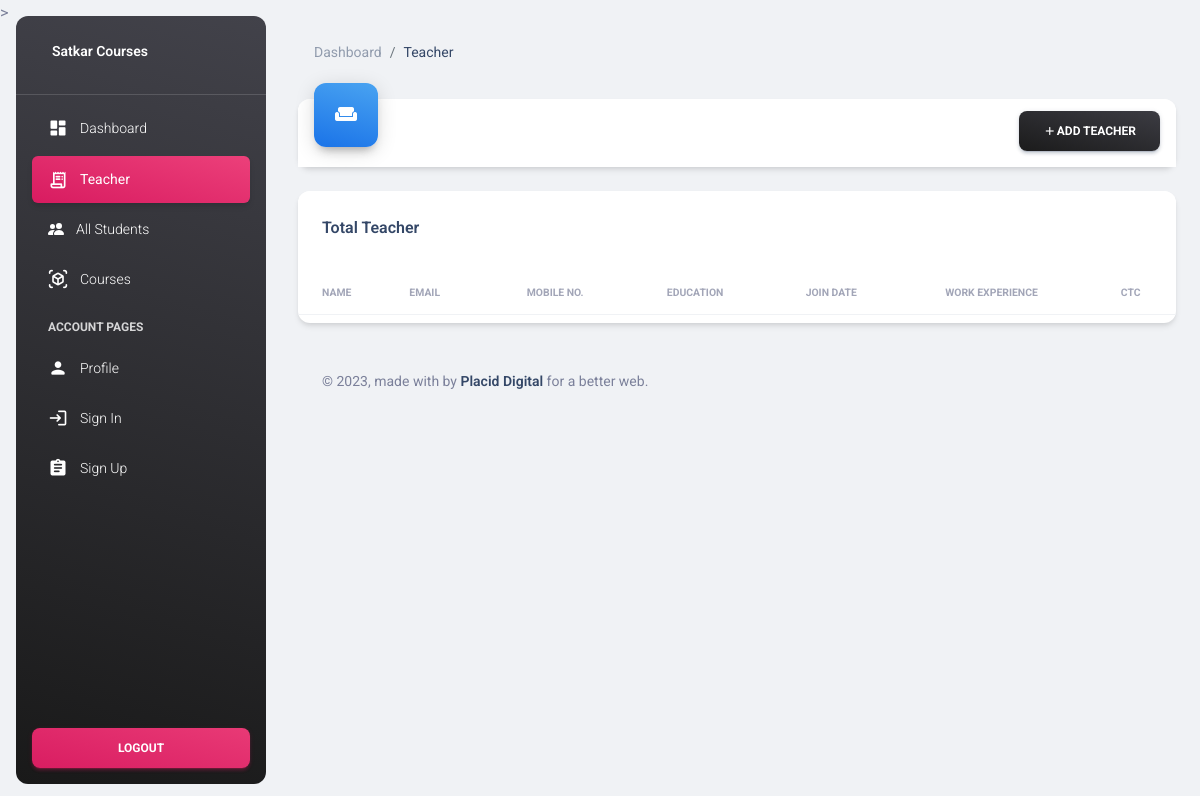
/teacher/, run on an earlier commit of the app's database.
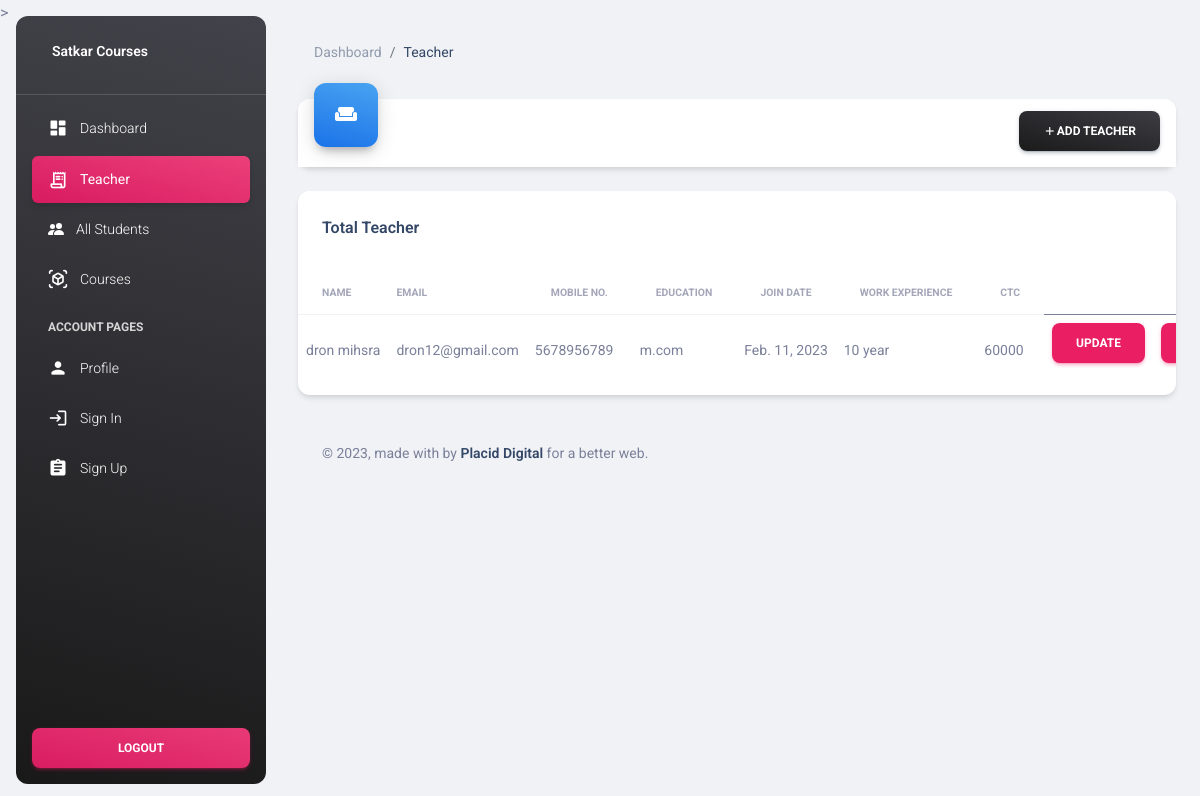
And on a later commit of the database.
### app/models.py (models this page shows)
class Teacher(models.Model):
    teachername=models.CharField(max_length=300)
    teacheremail=models.CharField(max_length=200)
    teachermobile=models.IntegerField()
    joindate=models.DateField()
    education=models.CharField(max_length=200)
    workexp=models.CharField(max_length=200)
    ctc=models.CharField(max_length=200)

### app/views.py (the view)
# urls.py: path('teacher/',views.teacher),
def teacher(request):
    teacher=Teacher.objects.all()
    return render(request,'teacher.html',{'teacher':teacher})

### app/templates/teacher.html (shortened to what the changed rows need)
{% load static %}
<!DOCTYPE html>
<html lang="en">
<head>
   <link href="{% static 'css/nucleo-icons.css' %}" rel="stylesheet" />
   <link href="{% static 'css/nucleo-svg.css' %}" rel="stylesheet" />
   <link id="pagestyle" href="{% static 'css/material-dashboard.css' %}" rel="stylesheet" />>
</head>
<body class="g-sidenav-show  bg-gray-200">
  <main class="main-content position-relative max-height-vh-100 h-100 border-radius-lg ">
    <div class="container-fluid py-4">
      <div class="row mt-4 mb-4">
        <div class="col-lg-12 col-md-6 mb-md-0 mb-4">
          <div class="card">
            <div class="card-body px-0 pb-2">
              <div class="table-responsive">
                <table class="table align-items-center mb-0">
                  <thead>
                    <tr>
                      <th class="text-uppercase text-secondary text-xxs font-weight-bolder opacity-7"> Name</th>
                      <th class="text-uppercase text-secondary text-xxs font-weight-bolder opacity-7 ps-2"> Email</th>
                      <th class="text-center text-uppercase text-secondary text-xxs font-weight-bolder opacity-7">Mobile
                        No.</th>
                      <th class="text-center text-uppercase text-secondary text-xxs font-weight-bolder opacity-7">Education
                      </th>
                      <th class="text-center text-uppercase text-secondary text-xxs font-weight-bolder opacity-7">Join Date
                      </th>
                      <th class="text-center text-uppercase text-secondary text-xxs font-weight-bolder opacity-7">Work Experience
                      </th>
                      <th class="text-center text-uppercase text-secondary text-xxs font-weight-bolder opacity-7">
                        CTC</th>
                    </tr>
                  </thead>
                  <tbody>
                    {% for i in teacher %}
                    <tr>
                      <td class="align-middle text-sm">{{i.teachername}}</td>
                      <td class="align-middle text-sm">{{i.teacheremail}}</td>
                      <td class="align-middle text-sm">{{i.teachermobile}}</td>
                      <td class="align-middle text-sm">{{i.education}}</td>
                      <td class="align-middle text-sm">{{i.joindate}}</td>
                      <td class="align-middle text-sm">{{i.workexp}}</td>
                      <td class="align-middle text-sm">{{i.ctc}}</td>
                      <td> <a href="/update_tech/{{i.id}}/" class="btn btn-primary" >Update</a> </td>
                      <td><a href="/deleteteacher?tid={{i.id}}" class="btn btn-primary">delete</a></td>
                    </tr>
                    {% endfor%}
                  </tbody>
                </table>
              </div>
            </div>
          </div>
        </div>
      </div>
    </div>
  </main>
</body>
</html>

What changed in the data, as far as the page shows it:
added Teacher: teachername "dron mihsra", teacheremail "dron12@gmail.com", teachermobile "5678956789", education "m.com", joindate "Feb. 11, 2023", workexp "10 year", ctc "60000"
